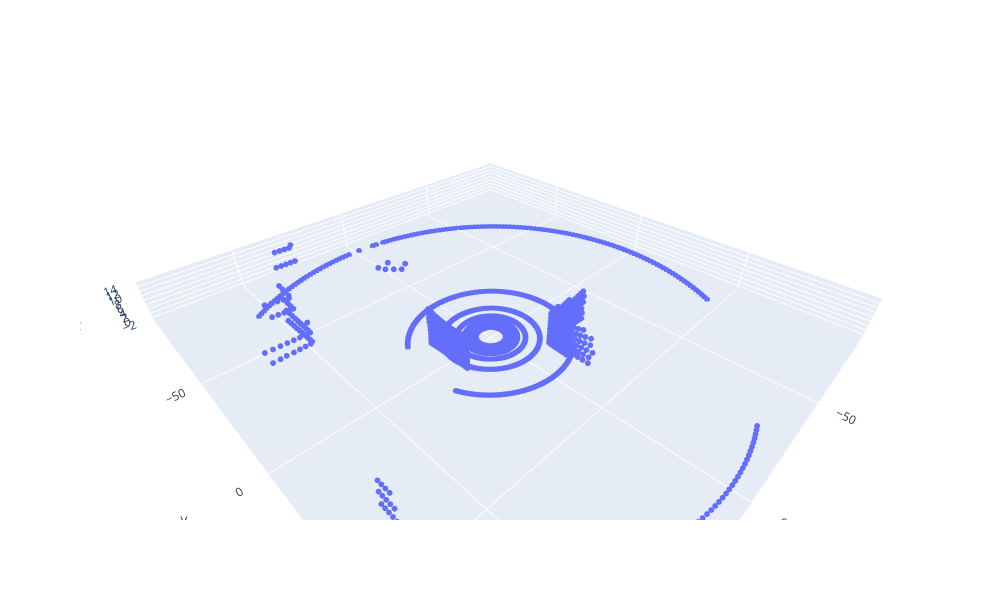

Here is the notebook cell this chart was saved with:
### Code cell
# # Plot the points 
general.plot_pc(P)

### Figure 1 — Plotly figure (JSON) as saved in the notebook; plotly's stock layout.template omitted (floating-point values rounded to 4 significant figures; data arrays with more than 128 entries replaced by an {"elided": "..."} marker saying what was removed)
{"data": [{"marker": {"size": 2}, "mode": "markers", "type": "scatter3d", "x": {"elided": "3264 float values"}, "y": {"elided": "3264 float values"}, "z": {"elided": "3264 float values"}}], "layout": {"height": 600, "scene": {"aspectmode": "data"}, "width": 1000}}
